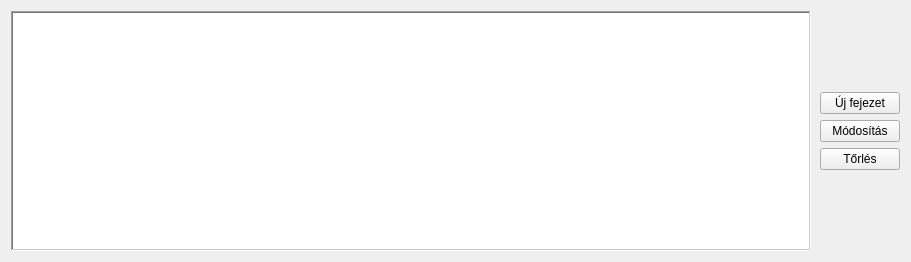
<?xml version="1.0" encoding="UTF-8"?>
<ui version="4.0">
 <class>chapterTabPage</class>
 <widget class="QWidget" name="chapterTabPage">
  <property name="geometry">
   <rect>
    <x>0</x>
    <y>0</y>
    <width>911</width>
    <height>262</height>
   </rect>
  </property>
  <property name="sizePolicy">
   <sizepolicy hsizetype="Ignored" vsizetype="Ignored">
    <horstretch>0</horstretch>
    <verstretch>0</verstretch>
   </sizepolicy>
  </property>
  <property name="windowTitle">
   <string>Form</string>
  </property>
  <layout class="QHBoxLayout" name="horizontalLayout">
   <property name="sizeConstraint">
    <enum>QLayout::SetMaximumSize</enum>
   </property>
   <item>
    <widget class="QTableView" name="chapterView">
     <property name="sizePolicy">
      <sizepolicy hsizetype="Ignored" vsizetype="Ignored">
       <horstretch>1</horstretch>
       <verstretch>1</verstretch>
      </sizepolicy>
     </property>
     <property name="frameShape">
      <enum>QFrame::WinPanel</enum>
     </property>
     <property name="alternatingRowColors">
      <bool>true</bool>
     </property>
     <property name="selectionMode">
      <enum>QAbstractItemView::SingleSelection</enum>
     </property>
     <property name="selectionBehavior">
      <enum>QAbstractItemView::SelectRows</enum>
     </property>
     <attribute name="horizontalHeaderCascadingSectionResizes">
      <bool>true</bool>
     </attribute>
     <attribute name="horizontalHeaderStretchLastSection">
      <bool>false</bool>
     </attribute>
     <attribute name="verticalHeaderCascadingSectionResizes">
      <bool>true</bool>
     </attribute>
    </widget>
   </item>
   <item>
    <layout class="QVBoxLayout" name="verticalLayout">
     <property name="leftMargin">
      <number>3</number>
     </property>
     <item>
      <spacer name="verticalSpacer">
       <property name="orientation">
        <enum>Qt::Vertical</enum>
       </property>
       <property name="sizeHint" stdset="0">
        <size>
         <width>20</width>
         <height>40</height>
        </size>
       </property>
      </spacer>
     </item>
     <item>
      <widget class="QPushButton" name="addButton">
       <property name="text">
        <string>Új fejezet</string>
       </property>
       <property name="flat">
        <bool>false</bool>
       </property>
      </widget>
     </item>
     <item>
      <widget class="QPushButton" name="changeButton">
       <property name="text">
        <string>Módosítás</string>
       </property>
      </widget>
     </item>
     <item>
      <widget class="QPushButton" name="delButton">
       <property name="text">
        <string>Tőrlés</string>
       </property>
      </widget>
     </item>
     <item>
      <spacer name="verticalSpacer_2">
       <property name="orientation">
        <enum>Qt::Vertical</enum>
       </property>
       <property name="sizeHint" stdset="0">
        <size>
         <width>20</width>
         <height>40</height>
        </size>
       </property>
      </spacer>
     </item>
    </layout>
   </item>
  </layout>
 </widget>
 <resources/>
 <connections/>
</ui>
